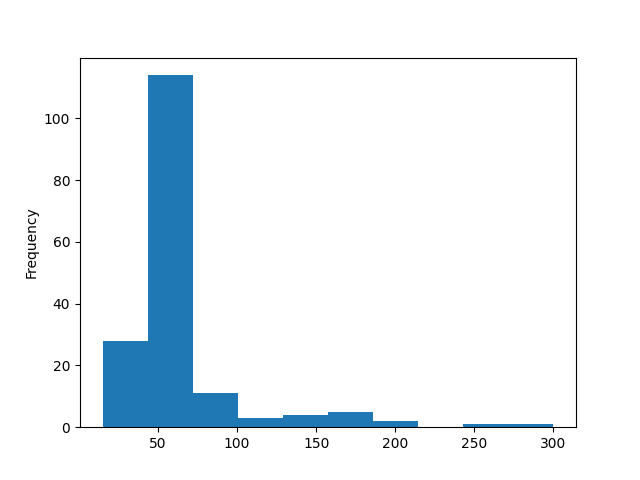

The script that saved this image:
import sys
import matplotlib
matplotlib.use('Agg')  # Keep this to use a non-GUI backend that allows saving plots

import pandas as pd
import matplotlib.pyplot as plt

df = pd.read_csv('data.csv')

df["Duration"].plot(kind = 'hist')

# plt.show()  # Comment or remove this if you're saving the file and not displaying it

plt.savefig('plot.png')  # Save the plot as a PNG file
sys.stdout.flush()  # This can be kept or removed, as it's not necessary for saving the file